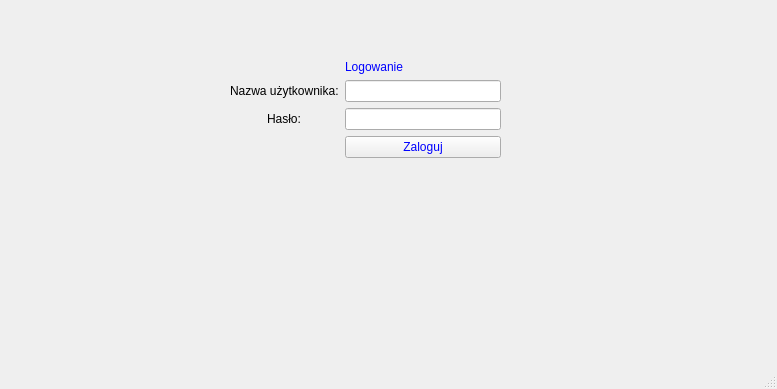
<?xml version="1.0" encoding="UTF-8"?>
<ui version="4.0">
 <class>Login</class>
 <widget class="QMainWindow" name="Login">
  <property name="geometry">
   <rect>
    <x>0</x>
    <y>0</y>
    <width>777</width>
    <height>389</height>
   </rect>
  </property>
  <property name="windowTitle">
   <string>Login</string>
  </property>
  <widget class="QWidget" name="centralwidget">
   <widget class="QWidget" name="formLayoutWidget">
    <property name="geometry">
     <rect>
      <x>230</x>
      <y>60</y>
      <width>271</width>
      <height>171</height>
     </rect>
    </property>
    <layout class="QFormLayout" name="formLayout">
     <property name="labelAlignment">
      <set>Qt::AlignCenter</set>
     </property>
     <property name="formAlignment">
      <set>Qt::AlignHCenter|Qt::AlignTop</set>
     </property>
     <item row="3" column="1">
      <widget class="QLineEdit" name="lineEdit"/>
     </item>
     <item row="3" column="0">
      <widget class="QLabel" name="label_2">
       <property name="text">
        <string>Nazwa użytkownika:</string>
       </property>
      </widget>
     </item>
     <item row="4" column="1">
      <widget class="QLineEdit" name="lineEdit_2">
       <property name="echoMode">
        <enum>QLineEdit::Password</enum>
       </property>
      </widget>
     </item>
     <item row="4" column="0">
      <widget class="QLabel" name="label_3">
       <property name="text">
        <string>Hasło:</string>
       </property>
      </widget>
     </item>
     <item row="5" column="1">
      <widget class="QPushButton" name="pushButton">
       <property name="styleSheet">
        <string notr="true">color:blue;</string>
       </property>
       <property name="text">
        <string>Zaloguj</string>
       </property>
      </widget>
     </item>
     <item row="1" column="1">
      <widget class="QLabel" name="label">
       <property name="styleSheet">
        <string notr="true">font: 18pt &quot;MS Shell Dlg 2&quot;;
color: blue;</string>
       </property>
       <property name="text">
        <string>Logowanie</string>
       </property>
      </widget>
     </item>
    </layout>
   </widget>
  </widget>
  <widget class="QMenuBar" name="menubar">
   <property name="geometry">
    <rect>
     <x>0</x>
     <y>0</y>
     <width>777</width>
     <height>21</height>
    </rect>
   </property>
  </widget>
  <widget class="QStatusBar" name="statusbar"/>
 </widget>
 <resources/>
 <connections/>
</ui>
